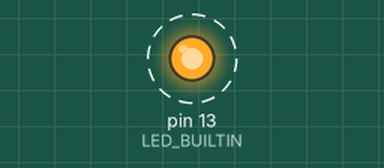
Recording of a sketch running on a simulated Arduino Uno, built with avr-gcc and run on an emulated ATmega328P. Parts: output pins drawn as LEDs (lit = HIGH). Dashed ring = blinking.

Above: at 0.3 s.
Timing chart, 0 to 3.2 s (numbered marks = the images above):
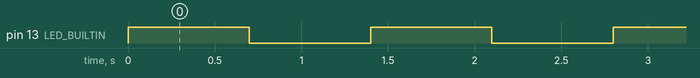

The sketch:

piscar.ino
```cpp
const int velocidade = 700;

void setup() {
  pinMode(LED_BUILTIN, OUTPUT);
}

void loop() {
  digitalWrite(LED_BUILTIN, HIGH);
  delay(velocidade);
  digitalWrite(LED_BUILTIN, LOW);
  delay(velocidade);
}
```

Measured:
- by itself, pin 13 (LED_BUILTIN): alternates HIGH for 0.70 s and LOW for 0.70 s
